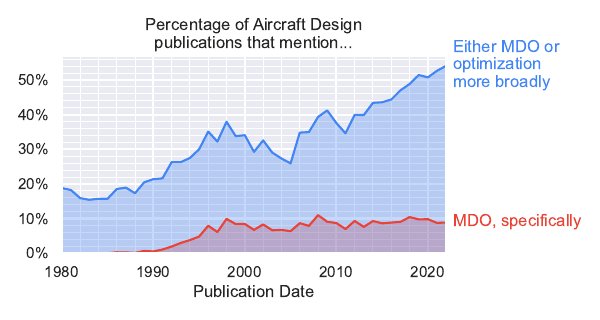

This figure's Python source:
import requests
from bs4 import BeautifulSoup

def google_scholar_results(query, year):
    url = f'https://scholar.google.com/scholar?q={query}&hl=en&as_sdt=0%2C22&lookup=0&as_ylo={year}&as_yhi={year}'

    response = requests.get(url)
    if response.status_code != 200:
        print(f"Bad response code: {response.status_code}.")
        print(response.headers)
        print(f"URL: '{url}'")
        input("Press enter to continue...")
        return google_scholar_results(query, year)

    soup = BeautifulSoup(response.text, 'html.parser')

    results = soup.find('div', id='gs_ab_md')

    if results.text == "":
        return 0
    elif results:
        try:
            words = results.text.split()
            if words[0].lower() == "about":
                words = words[1:]
            return int(words[0].replace(",", ""))
        except Exception as e:
            print(results.text)
            raise e
    else:
        raise ValueError


# print(google_scholar_results(
#     'aircraft "multidisciplinary design optimization"',
#     1992,
# ))

if __name__ == '__main__':
    queries = [
        r'"aircraft+design"',
        r'"aircraft+design"++"multidisciplinary design optimization"+OR+"MDO"+OR+"MDAO"',
        r'"aircraft+design"++"optimization"+OR+"MDO"+OR+"MDAO"',
        # r'"aircraft+design"++"optimization"'
    ]
    years = range(1980, 2023)

    import pandas as pd

    df = pd.DataFrame(index=years, columns=queries, dtype=int)

    try:
        with open("mdo_citation_counts.csv", "r") as f:
            df = pd.read_csv(f, index_col=0)
    except FileNotFoundError:
        pass

    for query in queries:
        for year in years:
            if pd.isna(df.loc[year, query]):
                df.loc[year, query] = google_scholar_results(query, year)
                print(f"{query}, {year}: {df.loc[year, query]:.0f}")
                with open("mdo_citation_counts.csv", "w+") as f:
                    df.to_csv(f)

    import matplotlib.pyplot as plt
    import aerosandbox.tools.pretty_plots as p

    fig, ax = plt.subplots(figsize=(6,3.2))

    # for query in
    x = df.index

    y_mdo = df.iloc[:, 1] / df.iloc[:, 0]
    y_opt = df.iloc[:, 2] / df.iloc[:, 0]

    plt.plot(x, y_mdo, label="MDO, specifically", color="C1")
    plt.plot(x, y_opt, label="MDO, or optimization more broadly", color="C0")
    plt.fill_between(x, 0, y_mdo, alpha=0.3, color="C1")
    plt.fill_between(x, 0, y_opt, alpha=0.3, color="C0")

    plt.annotate(
        text="MDO, specifically",
        xy=(x[-1], y_mdo.iloc[-1]),
        xytext=(5, 0),
        textcoords="offset points",
        color="C1",
        va="center",
    )
    plt.annotate(
        text="Either MDO or\noptimization\nmore broadly",
        xy=(x[-1], y_opt.iloc[-1]),
        xytext=(5, 0),
        textcoords="offset points",
        color="C0",
        va="center",
    )

    plt.xlim(x[0], x[-1])
    plt.ylim(bottom=0)

    # percent formatter
    from matplotlib.ticker import PercentFormatter
    ax.yaxis.set_major_formatter(PercentFormatter(1, decimals=0))

    p.show_plot(
        "Percentage of Aircraft Design\npublications that mention...",
        "Publication Date",
        savefig="mdo_citation_counts.pdf",
        savefig_transparent=False,
        legend=False,
    )
